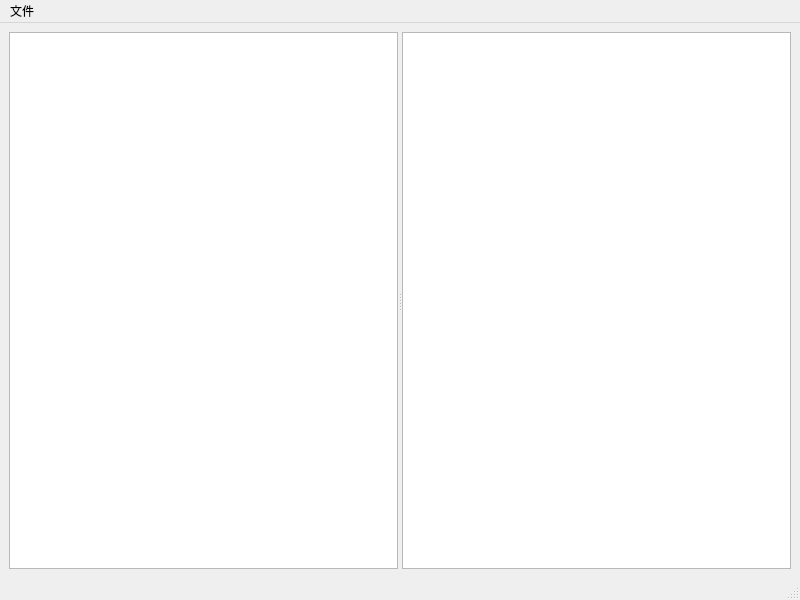
<?xml version="1.0" encoding="UTF-8"?>
<ui version="4.0">
 <class>MainWindow</class>
 <widget class="QMainWindow" name="MainWindow">
  <property name="geometry">
   <rect>
    <x>0</x>
    <y>0</y>
    <width>800</width>
    <height>600</height>
   </rect>
  </property>
  <property name="windowTitle">
   <string>MainWindow</string>
  </property>
  <widget class="QWidget" name="centralwidget">
   <layout class="QGridLayout" name="gridLayout">
    <item row="0" column="0">
     <widget class="QSplitter" name="splitter">
      <property name="orientation">
       <enum>Qt::Orientation::Horizontal</enum>
      </property>
      <widget class="QListWidget" name="listWidget">
       <property name="sizePolicy">
        <sizepolicy hsizetype="Expanding" vsizetype="Expanding">
         <horstretch>0</horstretch>
         <verstretch>0</verstretch>
        </sizepolicy>
       </property>
       <property name="minimumSize">
        <size>
         <width>0</width>
         <height>0</height>
        </size>
       </property>
      </widget>
      <widget class="QGraphicsView" name="graphicsView"/>
     </widget>
    </item>
   </layout>
  </widget>
  <widget class="QMenuBar" name="menubar">
   <property name="geometry">
    <rect>
     <x>0</x>
     <y>0</y>
     <width>800</width>
     <height>25</height>
    </rect>
   </property>
   <widget class="QMenu" name="menu">
    <property name="title">
     <string>文件</string>
    </property>
    <addaction name="action"/>
    <addaction name="action_2"/>
    <addaction name="action_3"/>
   </widget>
   <addaction name="menu"/>
  </widget>
  <widget class="QStatusBar" name="statusbar"/>
  <action name="action">
   <property name="text">
    <string>打开</string>
   </property>
  </action>
  <action name="action_2">
   <property name="text">
    <string>刷新列表</string>
   </property>
  </action>
  <action name="action_3">
   <property name="text">
    <string>退出</string>
   </property>
  </action>
 </widget>
 <resources/>
 <connections/>
</ui>
